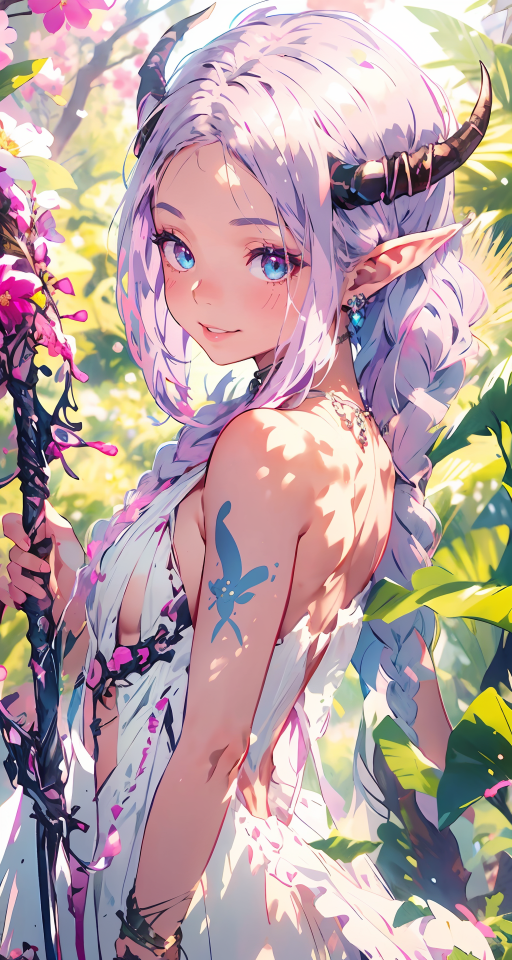
#> input picture assets/example.png, 1024 x 1920 px (shown at 1/2 size); its folder holds only this picture in this run
$ python -i mingming_node.py   (imports and definitions only)
#> lines starting #> are read from the running program, lines starting #| are printed output that depends on the picture
#> further down, picture is the input picture: shape (1920, 1024, 3); mean B, G, R 162, 162.2, 184.9
# -*- coding: utf-8 -*-
"""
Mingming LoRA Maker — ComfyUI Custom Node
💖 Input → 💙 360° Preview → 💜 Training
Simple 3-node workflow for LoRA creation

이번 수정:
• 2번 노드(프리뷰)에 완(Wan) 연결용 I/O 추가
  - 🟢_프롬프트 / 🔴_부정프롬프트
  - 🧪_seed / 🧪_steps / 🧪_cfg / 🧪_sampler / 🧪_scheduler
• 2번 노드 출력 확장:
  frames_batch, generation_info, pos_prompt, neg_prompt, seed, steps, cfg, sampler_name, scheduler
→ CLIPTextEncode(+/−), KSampler에 바로 연결 가능
"""

import os
import json
import math
import datetime
import re
import numpy as np
from PIL import Image, ImageOps, ImageDraw, ImageFont
import folder_paths

# ---------- Utility Functions ----------

def _ensure_dir(path: str):
    """디렉토리가 없으면 생성"""
    if path and not os.path.exists(path):
        os.makedirs(path, exist_ok=True)

def _timestamp() -> str:
    """현재 시간 타임스탬프"""
    return datetime.datetime.now().strftime("%Y%m%d_%H%M%S")

def _pkg_root() -> str:
    """패키지 루트 디렉토리"""
    return os.path.dirname(os.path.abspath(__file__))

def _pkg_data_root() -> str:
    """데이터 저장 루트 디렉토리"""
    root = os.path.join(_pkg_root(), "data")
    _ensure_dir(root)
    return root

def _sanitize_name(name: str) -> str:
    """파일명 안전하게 변환"""
    name = (name or "").strip().replace(" ", "_")
    return re.sub(r"[^0-9A-Za-z가-힣._-]", "", name) or "mingming_lora"

# [5 lines left out: function _expand_path, not called in this run]

# ---------- 💖 INPUT NODE ----------

class MingmingInputNode:
    """
    입력 노드 - LoRA 기본 설정 및 소스 이미지 처리
    """
    # [38 lines left out: function INPUT_TYPES, not called in this run]

    RETURN_TYPES = ("IMAGE",)
    RETURN_NAMES = ("source_image",)
    FUNCTION = "process_input"
    CATEGORY = "💖 Mingming LoRA"
    OUTPUT_NODE = False

    @classmethod
    def IS_CHANGED(cls, **kwargs):
        return float("nan")  # 항상 변경된 것으로 처리하여 미리보기 업데이트

    # [115 lines left out: functions process_input, _process_source_image, _create_dummy_image, _get_preview_images, not called in this run]

# ---------- 💙 360° PREVIEW NODE (완 + CLIP + 부정프롬프트 + KSampler I/O) ----------

class Mingming360PreviewNode:
    """
    360도 프리뷰 생성 노드 - 다양한 각도의 이미지 생성 및 데이터셋 저장
    + 완(Wan) 파이프라인 연결을 위한 Prompt/Negative/Sampler 파라미터 I/O 추가

    출력:
      frames_batch (IMAGE)
      generation_info (STRING)
      pos_prompt (STRING)
      neg_prompt (STRING)
      seed (INT)
      steps (INT)
      cfg (FLOAT)
      sampler_name (STRING)
      scheduler (STRING)
    """
    # [43 lines left out: function INPUT_TYPES, not called in this run]

    RETURN_TYPES = ("IMAGE","STRING","STRING","STRING","INT","INT","FLOAT","STRING","STRING")
    RETURN_NAMES  = ("frames_batch","generation_info","pos_prompt","neg_prompt","seed","steps","cfg","sampler_name","scheduler")
    FUNCTION = "generate_360_preview"
    CATEGORY = "💖 Mingming LoRA"
    OUTPUT_NODE = False

    @classmethod
    def IS_CHANGED(cls, **kwargs):
        return float("nan")

    def generate_360_preview(self, source_image, **kwargs):
        # 파라미터 추출
        lora_name = _sanitize_name(kwargs.get("💖_로라_이름", "mingming"))
        trigger_word = kwargs.get("💗_트리거_워드", "ming")
        style = kwargs.get("💕_스타일", "💖 cute_style")
        quality_tags = kwargs.get("💓_품질_태그", "high quality, detailed, masterpiece")
        common_caption = kwargs.get("💛_공통_캡션", "")
        data_path = kwargs.get("💚_데이터_경로", "AUTO")

        frame_count = kwargs.get("💙_프레임_수", 15)
        image_size = kwargs.get("💜_이미지_크기", "768x768")
        quality = kwargs.get("💝_생성_품질", "normal")
        auto_save = kwargs.get("🧡_자동_저장", True)
        show_grid = kwargs.get("💘_그리드_프리뷰", True)
        random_angles = kwargs.get("🤍_각도_랜덤", False)

        # WAN 연결 I/O 값
        pos_prompt = kwargs.get("🟢_프롬프트","")
        neg_prompt = kwargs.get("🔴_부정프롬프트","")
        seed       = kwargs.get("🧪_seed", 123456789)
        steps      = kwargs.get("🧪_steps", 20)
        cfg        = kwargs.get("🧪_cfg", 6.0)
        sampler    = kwargs.get("🧪_sampler","uni_pc")
        scheduler  = kwargs.get("🧪_scheduler","simple")

        # 데이터셋 경로
        if data_path == "AUTO" or not data_path.strip():
            dataset_path = os.path.join(_pkg_data_root(), lora_name)
        else:
            dataset_path = _expand_path(data_path)
        _ensure_dir(dataset_path)

        w, h = map(int, image_size.split('x'))

        # 각도 계산
        if random_angles:
            import random
            angles = sorted([random.uniform(0, 360) for _ in range(frame_count)])
        else:
            angles = [i * (360.0 / frame_count) for i in range(frame_count)]

        # 소스 이미지
        source_array = source_image.cpu().numpy() if hasattr(source_image, 'cpu') else source_image
        base_img = Image.fromarray((np.clip(source_array[0] * 255.0, 0, 255)).astype(np.uint8))

        # 360도 프레임 생성
        frames, saved_files = [], []
        print(f"💙 Generating {frame_count} frames for 360° preview...")
        for i, angle in enumerate(angles):
            frame_img = self._generate_angle_frame(base_img, angle, w, h, lora_name, trigger_word, quality)
            frame_array = np.array(frame_img).astype(np.float32) / 255.0
            frames.append(frame_array)

            if auto_save:
                img_filename = f"{lora_name}_{i+1:03d}.png"
                img_path = os.path.join(dataset_path, img_filename)
                frame_img.save(img_path)
                caption = self._generate_caption(trigger_word, lora_name, style, quality_tags, angle, i)
                txt_filename = f"{lora_name}_{i+1:03d}.txt"
                txt_path = os.path.join(dataset_path, txt_filename)
                with open(txt_path, 'w', encoding='utf-8') as f:
                    f.write(caption)
                saved_files.append(f"{img_filename} + {txt_filename}")

            if (i + 1) % 5 == 0 or i == len(angles) - 1:
                print(f"💙 Progress: {i+1}/{frame_count} frames completed")
#> this loop made 15 passes
#> pass 1, in generate_360_preview, `frame_img = self._generate_angle_frame(base_img, angle, w, h, lora_nam..`:
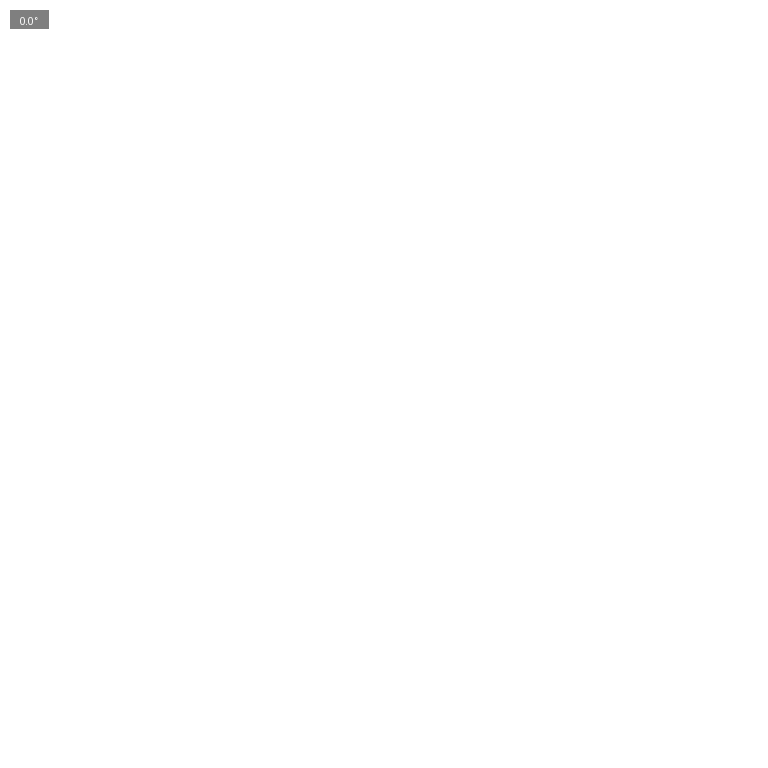
#> frame_img: PIL image 768x768 L; min 127, max 255, mean 254.8
#> after the loop, frames = 15 items; saved_files = 15 items

        frames_batch = np.stack(frames, axis=0)

        # 프리뷰 그리드
        if show_grid and len(frames) > 1:
            preview_grid = self._create_preview_grid(frames, frame_count)
            preview_grid_array = np.array(preview_grid).astype(np.float32) / 255.0
            preview_grid_batch = preview_grid_array[None, ...]
        else:
            preview_grid_batch = frames_batch[0:1]

        generation_info = f"""💙 360도 프리뷰 생성 완료!

💖 LoRA Name: {lora_name}
💗 Trigger Word: {trigger_word}
💙 Total Frames: {frame_count}
💚 Image Size: {image_size}
💜 Quality: {quality}
💝 Auto Save: {'ON' if auto_save else 'OFF'}
💕 Dataset Path: {dataset_path}

🧪 Sampler:
  seed={seed}, steps={steps}, cfg={cfg}, sampler={sampler}, scheduler={scheduler}

🧡 Generated Files: {len(saved_files)} pairs
{"📁 " + chr(10).join(saved_files[:5]) if saved_files else ""}
{"..." if len(saved_files) > 5 else ""}"""

        print(f"💙 360° preview generation completed: {frame_count} frames")

        return {
            "ui": {"images": self._get_360_preview_images(frames_batch, preview_grid_batch, frame_count)},
            "result": (frames_batch, generation_info, pos_prompt, neg_prompt, seed, steps, cfg, sampler, scheduler)
        }

    def _generate_angle_frame(self, base_img, angle, w, h, lora_name, trigger_word, quality):
        """각도별 프레임 생성 (시뮬레이션)"""
        frame = base_img.resize((w, h), Image.LANCZOS)
        if quality == "draft":
            frame = frame.resize((w//2, h//2), Image.LANCZOS).resize((w, h), Image.NEAREST)
        elif quality == "ultra":
            frame = frame.filter(Image.SHARPEN)
        self._add_angle_overlay(frame, angle, lora_name, trigger_word)
        return frame

    def _add_angle_overlay(self, img, angle, lora_name, trigger_word):
        draw = ImageDraw.Draw(img)
        try:
            font = ImageFont.load_default()
            angle_text = f"{angle:.1f}°"
            bbox = draw.textbbox((0, 0), angle_text, font=font)
            box_w = bbox[2] - bbox[0] + 20
            box_h = bbox[3] - bbox[1] + 10
            overlay = Image.new('RGBA', img.size, (0, 0, 0, 0))
            overlay_draw = ImageDraw.Draw(overlay)
            overlay_draw.rectangle([10, 10, 10 + box_w, 10 + box_h], fill=(0, 0, 0, 128))
            img.paste(Image.alpha_composite(img.convert('RGBA'), overlay).convert('RGB'))
            draw = ImageDraw.Draw(img)
            draw.text((20, 15), angle_text, fill='white', font=font)
            info_text = f"💗 {trigger_word}"
            img_w, img_h = img.size
            info_bbox = draw.textbbox((0, 0), info_text, font=font)
            info_w = info_bbox[2] - info_bbox[0]
            draw.text((img_w - info_w - 20, img_h - 30), info_text, fill='white', font=font)
        except Exception as e:
            print(f"💙 오버레이 생성 실패: {e}")

    def _generate_caption(self, trigger_word, lora_name, style, tags, angle, frame_idx):
        caption_parts = []
        if trigger_word:
            caption_parts.append(trigger_word)
        lora_display = lora_name.replace('_', ' ')
        if lora_display and lora_display != trigger_word:
            caption_parts.append(lora_display)
        if "cute" in style.lower():
            style_tags = ["cute", "kawaii", "adorable"]
        elif "anime" in style.lower():
            style_tags = ["anime", "manga", "illustration"]
        elif "realistic" in style.lower():
            style_tags = ["realistic", "detailed", "photographic"]
        elif "fantasy" in style.lower():
            style_tags = ["fantasy", "magical", "ethereal"]
        else:
            style_tags = ["high quality"]
        caption_parts.extend(style_tags)
        if 315 <= angle or angle < 45:
            caption_parts.append("front view")
        elif 45 <= angle < 135:
            caption_parts.append("side view")
        elif 135 <= angle < 225:
            caption_parts.append("back view")
        elif 225 <= angle < 315:
            caption_parts.append("side view")
        if tags:
            ko_en_map = {
                "고품질": "high quality",
                "세밀한": "detailed",
                "걸작": "masterpiece",
                "아름다운": "beautiful",
                "예쁜": "pretty"
            }
            extra_tags = []
            for tag in tags.split(','):
                tag = tag.strip()
                if tag:
                    extra_tags.append(ko_en_map.get(tag, tag))
            caption_parts.extend(extra_tags)
        return ", ".join(caption_parts)

    def _create_preview_grid(self, frames, total_count):
#> called with total_count = 15
        if not frames:
            return Image.new('RGB', (512, 512), 'black')
        cols = math.ceil(math.sqrt(total_count))
        rows = math.ceil(total_count / cols)
        thumb_size = 128
        grid_w, grid_h = cols * thumb_size, rows * thumb_size
        grid_img = Image.new('RGB', (grid_w, grid_h), (40, 40, 40))
#> grid_img: PIL image 512x512 RGB; every value is 40
        for i, frame_array in enumerate(frames):
            if i >= total_count:
                break
            frame_img = Image.fromarray((frame_array * 255).astype(np.uint8))
            thumb = frame_img.resize((thumb_size, thumb_size), Image.LANCZOS)
            row, col = divmod(i, cols)
            x, y = col * thumb_size, row * thumb_size
            grid_img.paste(thumb, (x, y))
#> this loop made 15 passes
#> (row, col, x, y) on passes 1 to 12: (0, 0, 0, 0), (0, 1, 128, 0), (0, 2, 256, 0), (0, 3, 384, 0), (1, 0, 0, 128), (1, 1, 128, 128), (1, 2, 256, 128), (1, 3, 384, 128), (2, 0, 0, 256), (2, 1, 128, 256), (2, 2, 256, 256), (2, 3, 384, 256)
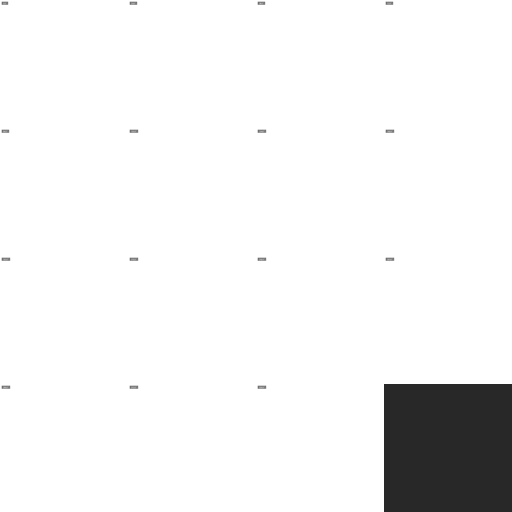
#> grid_img: PIL image 512x512 RGB; min 40, max 255, mean 241.4
        return grid_img

    def _get_360_preview_images(self, frames_batch, preview_grid_batch, frame_count):
#> called with frames_batch = array of shape (15, 768, 768), preview_grid_batch = array of shape (1, 512, 512, 3), frame_count = 15
        preview_images = []
        try:
            if preview_grid_batch is not None:
                grid_array = preview_grid_batch.cpu().numpy() if hasattr(preview_grid_batch, 'cpu') else preview_grid_batch
                grid_uint8 = (np.clip(grid_array[0] * 255.0, 0, 255)).astype(np.uint8)
                preview_images.append({
                    "filename": f"360_grid_preview_{frame_count}frames.png",
                    "subfolder": "",
                    "type": "temp",
                    "format": "PNG",
                    "image_data": grid_uint8
                })
            if frames_batch is not None:
                frames_array = frames_batch.cpu().numpy() if hasattr(frames_batch, 'cpu') else frames_batch
                preview_count = min(4, len(frames_array))
#> preview_count = 4
                for i in range(preview_count):
                    frame_uint8 = (np.clip(frames_array[i] * 255.0, 0, 255)).astype(np.uint8)
                    angle = i * (360.0 / frame_count)
                    preview_images.append({
                        "filename": f"frame_{i+1:03d}_{angle:.0f}deg.png",
                        "subfolder": "",
                        "type": "temp",
                        "format": "PNG",
                        "image_data": frame_uint8
                    })
#> after the loop, preview_images = 5 items
        except Exception as e:
            print(f"💙 360° preview generation failed: {e}")
        return preview_images

# ---------- 💜 TRAINING NODE (원본 유지) ----------

class MingmingTrainingNode:
    """
    LoRA 학습 실행 노드 - 학습 설정 및 스크립트 생성
    """
    # [23 lines left out: function INPUT_TYPES, not called in this run]

    RETURN_TYPES = ()
    RETURN_NAMES = ()
    FUNCTION = "setup_training"
    CATEGORY = "💖 Mingming LoRA"
    OUTPUT_NODE = True

    # [229 lines left out: functions setup_training, _generate_training_script, _create_batch_file, _create_shell_script, not called in this run]

# ---------- Node Registration ----------

NODE_CLASS_MAPPINGS = {
    "MingmingInputNode":       MingmingInputNode,
    "Mingming360PreviewNode":  Mingming360PreviewNode,
    "MingmingTrainingNode":    MingmingTrainingNode,
}

NODE_DISPLAY_NAME_MAPPINGS = {
    "MingmingInputNode":      "💖 Mingming Input",
    "Mingming360PreviewNode": "💙 360° Preview (Wan Prompt/Sampler I/O)",
    "MingmingTrainingNode":   "💜 LoRA Training Executor",
}

WEB_DIRECTORY = "./web"
__all__ = ['NODE_CLASS_MAPPINGS', 'NODE_DISPLAY_NAME_MAPPINGS', 'WEB_DIRECTORY']

>>> import cv2
>>> picture = cv2.imread('assets/example.png')
>>> result = Mingming360PreviewNode().generate_360_preview(picture)
#> result = 2 items
